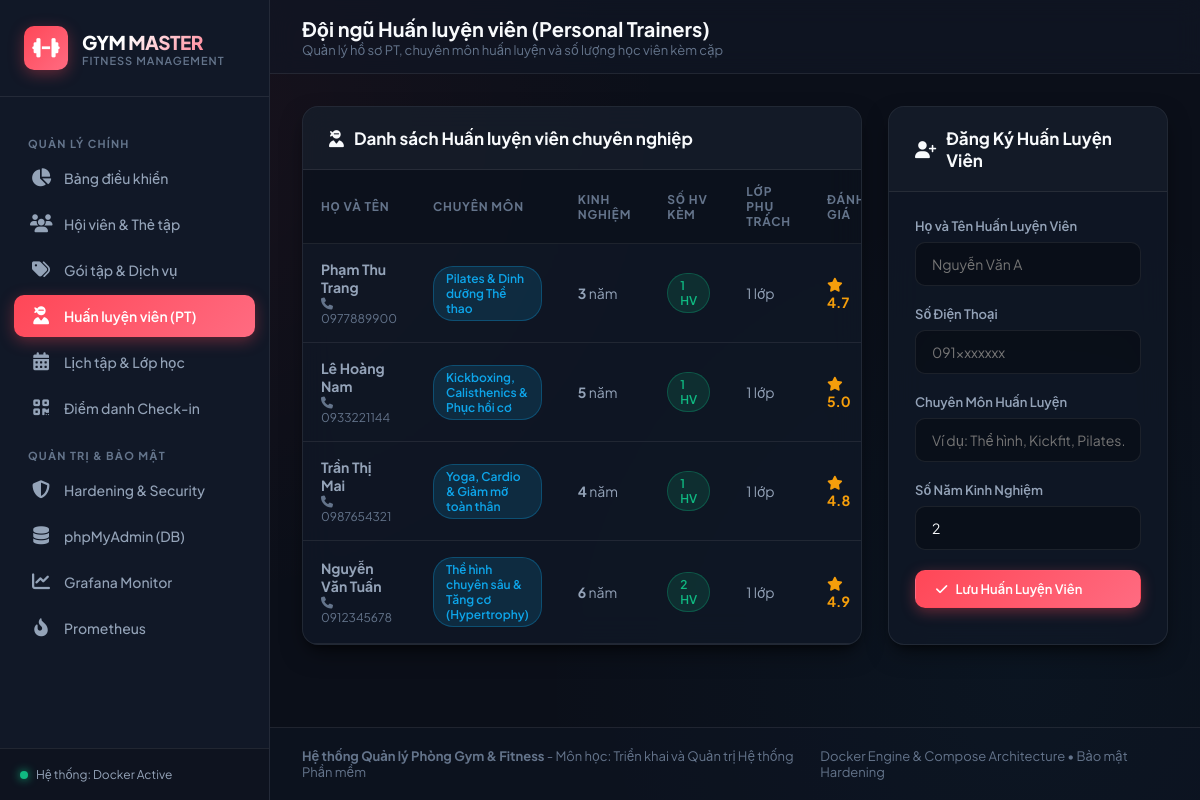
Screenshot of /trainers.php with the database file from the repository.
### tables this page shows
CREATE TABLE IF NOT EXISTS `trainers` (
    `id` INT AUTO_INCREMENT PRIMARY KEY,
    `full_name` VARCHAR(100) NOT NULL,
    `phone` VARCHAR(20) NOT NULL,
    `specialty` VARCHAR(100) NOT NULL,
    `experience_years` INT DEFAULT 1,
    `rating` DECIMAL(2, 1) DEFAULT 5.0,
    `status` ENUM('active', 'inactive') DEFAULT 'active',
    `created_at` TIMESTAMP DEFAULT CURRENT_TIMESTAMP
);

### src/trainers.php (the view, shortened to what this page needs)
<?php
require_once __DIR__ . '/config/database.php';
$trainers = $pdo->query("
    SELECT t.*,
           COUNT(DISTINCT m.id) AS trainee_count,
           COUNT(DISTINCT s.id) AS class_count
    FROM trainers t
    LEFT JOIN members m ON t.id = m.trainer_id
    LEFT JOIN schedules s ON t.id = s.trainer_id
    GROUP BY t.id
    ORDER BY t.id DESC
")->fetchAll();
include __DIR__ . '/includes/header.php';
include __DIR__ . '/includes/sidebar.php';
?>
<div class="main-wrapper">
    <header class="topbar">
        <div class="page-title">
            <h2>Đội ngũ Huấn luyện viên (Personal Trainers)</h2>
            <p>Quản lý hồ sơ PT, chuyên môn huấn luyện và số lượng học viên kèm cặp</p>
        </div>
    </header>
    <main class="content-container">
        <div style="display: grid; grid-template-columns: 2fr 1fr; gap: 26px;">
            <div class="card">
                <div class="card-header">
                    <h3><i class="fa-solid fa-user-ninja"></i> Danh sách Huấn luyện viên chuyên nghiệp</h3>
                </div>
                <div class="card-body" style="padding:0;">
                    <div class="table-responsive">
                        <table class="data-table">
                            <thead>
                                <tr>
                                    <th>Họ và Tên</th>
                                    <th>Chuyên môn</th>
                                    <th>Kinh nghiệm</th>
                                    <th>Số HV kèm</th>
                                    <th>Lớp phụ trách</th>
                                    <th>Đánh giá</th>
                                </tr>
                            </thead>
                            <tbody>
                                <?php foreach ($trainers as $t): ?>
                                <tr>
                                    <td>
                                        <strong><?php echo htmlspecialchars($t['full_name']); ?></strong>
                                        <div style="font-size:12px; color:var(--text-muted);"><i class="fa-solid fa-phone"></i> <?php echo htmlspecialchars($t['phone']); ?></div>
                                    </td>
                                    <td><span class="pill pill-info"><?php echo htmlspecialchars($t['specialty']); ?></span></td>
                                    <td><strong><?php echo $t['experience_years']; ?></strong> năm</td>
                                    <td><span class="pill pill-success"><?php echo $t['trainee_count']; ?> HV</span></td>
                                    <td><?php echo $t['class_count']; ?> lớp</td>
                                    <td><strong style="color:var(--warning);"><i class="fa-solid fa-star"></i> <?php echo $t['rating']; ?></strong></td>
                                </tr>
                                <?php endforeach; ?>
                            </tbody>
                        </table>
                    </div>
                </div>
            </div>
            <div class="card">
                <div class="card-header">
                    <h3><i class="fa-solid fa-user-plus"></i> Đăng Ký Huấn Luyện Viên</h3>
                </div>
                <div class="card-body">
                    <form action="/trainers.php" method="POST">
                        <div class="form-group">
                            <label>Họ và Tên Huấn Luyện Viên</label>
                            <input type="text" name="full_name" class="form-control" placeholder="Nguyễn Văn A" required>
                        </div>
                        <div class="form-group">
                            <label>Số Điện Thoại</label>
                            <input type="text" name="phone" class="form-control" placeholder="091xxxxxxx" required>
                        </div>
                        <div class="form-group">
                            <label>Chuyên Môn Huấn Luyện</label>
                            <input type="text" name="specialty" class="form-control" placeholder="Ví dụ: Thể hình, Kickfit, Pilates..." required>
                        </div>
                        <div class="form-group">
                            <label>Số Năm Kinh Nghiệm</label>
                            <input type="number" name="experience_years" min="1" max="40" class="form-control" value="2" required>
                        </div>
                        <button type="submit" class="btn btn-primary" style="width: 100%;">
                            <i class="fa-solid fa-check"></i> Lưu Huấn Luyện Viên
                        </button>
                    </form>
                </div>
            </div>
        </div>
    </main>
<?php include __DIR__ . '/includes/footer.php'; ?>

### src/assets/css/style.css (style rules this page uses)
:root { --bg-primary: #0b0f19; --bg-secondary: #111827; --bg-card: rgba(17, 24, 39, 0.75); --bg-hover: rgba(31, 41, 55, 0.7); --border-color: rgba(255, 255, 255, 0.08); --border-focus: #ff4757; --text-primary: #f8fafc; --text-secondary: #94a3b8; --text-muted: #64748b; --accent-primary: #ff4757; --accent-glow: rgba(255, 71, 87, 0.35); --accent-gradient: linear-gradient(135deg, #ff4757 0%, #ff6b81 100%); --success: #10b981; --success-bg: rgba(16, 185, 129, 0.15); --warning: #f59e0b; --warning-bg: rgba(245, 158, 11, 0.15); --danger: #ef4444; --danger-bg: rgba(239, 68, 68, 0.15); --info: #0ea5e9; --info-bg: rgba(14, 165, 233, 0.15); --sidebar-width: 270px; --shadow-card: 0 10px 25px -5px rgba(0, 0, 0, 0.5), 0 8px 10px -6px rgba(0, 0, 0, 0.5); --radius-lg: 16px; --radius-md: 10px; --radius-sm: 6px; --transition: all 0.25s cubic-bezier(0.4, 0, 0.2, 1); }
* { margin: 0; padding: 0; box-sizing: border-box; font-family: 'Plus Jakarta Sans', -apple-system, BlinkMacSystemFont, sans-serif; }
body { background-color: var(--bg-primary); color: var(--text-primary); min-height: 100vh; display: flex; overflow-x: hidden; background-image: radial-gradient(circle at 15% 15%, rgba(255, 71, 87, 0.05) 0%, transparent 40%), radial-gradient(circle at 85% 85%, rgba(14, 165, 233, 0.04) 0%, transparent 40%); background-attachment: fixed; }
.main-wrapper { margin-left: var(--sidebar-width); flex: 1; display: flex; flex-direction: column; min-height: 100vh; }
.topbar { height: 74px; background: rgba(17, 24, 39, 0.6); backdrop-filter: blur(12px); border-bottom: 1px solid var(--border-color); display: flex; align-items: center; justify-content: space-between; padding: 0 32px; position: sticky; top: 0; z-index: 90; }
.page-title h2 { font-size: 20px; font-weight: 700; color: var(--text-primary); }
.page-title p { font-size: 13px; color: var(--text-muted); }
.content-container { padding: 32px; flex: 1; }
.card { background: var(--bg-card); border: 1px solid var(--border-color); border-radius: var(--radius-lg); box-shadow: var(--shadow-card); backdrop-filter: blur(16px); margin-bottom: 30px; overflow: hidden; }
.card-header { padding: 20px 26px; border-bottom: 1px solid var(--border-color); display: flex; justify-content: space-between; align-items: center; background: rgba(255, 255, 255, 0.02); }
.card-header h3 { font-size: 17px; font-weight: 700; color: var(--text-primary); display: flex; align-items: center; gap: 10px; }
.card-body { padding: 26px; }
.table-responsive { overflow-x: auto; }
.data-table { width: 100%; border-collapse: collapse; text-align: left; }
.data-table th { padding: 14px 18px; font-size: 12px; font-weight: 700; text-transform: uppercase; letter-spacing: 0.8px; color: var(--text-muted); background: rgba(0, 0, 0, 0.2); border-bottom: 1px solid var(--border-color); }
.data-table td { padding: 16px 18px; font-size: 14px; color: var(--text-secondary); border-bottom: 1px solid var(--border-color); vertical-align: middle; }
.btn { display: inline-flex; align-items: center; gap: 8px; padding: 10px 20px; border-radius: var(--radius-md); font-size: 13px; font-weight: 600; text-decoration: none; cursor: pointer; border: 1px solid transparent; transition: var(--transition); }
.btn-primary { background: var(--accent-gradient); color: white; box-shadow: 0 4px 14px var(--accent-glow); }
.form-group { margin-bottom: 20px; }
.form-group label { display: block; font-size: 13px; font-weight: 600; color: var(--text-secondary); margin-bottom: 8px; }
.form-control { width: 100%; padding: 12px 16px; background: rgba(0, 0, 0, 0.3); border: 1px solid var(--border-color); border-radius: var(--radius-md); color: var(--text-primary); font-size: 14px; transition: var(--transition); }
.pill { padding: 4px 12px; border-radius: 20px; font-size: 12px; font-weight: 600; display: inline-block; }
.pill-success { background: var(--success-bg); color: var(--success); border: 1px solid rgba(16, 185, 129, 0.3); }
.pill-info { background: var(--info-bg); color: var(--info); border: 1px solid rgba(14, 165, 233, 0.3); }

### rows the page displays
trainers: full_name "Phạm Thu Trang", phone "0977889900", specialty "Pilates & Dinh dưỡng Thể thao", experience_years "3", trainee_count "1", class_count "1", rating "4.7"
trainers: full_name "Lê Hoàng Nam", phone "0933221144", specialty "Kickboxing, Calisthenics & Phục hồi cơ", experience_years "5", trainee_count "1", class_count "1", rating "5.0"
trainers: full_name "Trần Thị Mai", phone "0987654321", specialty "Yoga, Cardio & Giảm mỡ toàn thân", experience_years "4", trainee_count "1", class_count "1", rating "4.8"
trainers: full_name "Nguyễn Văn Tuấn", phone "0912345678", specialty "Thể hình chuyên sâu & Tăng cơ (Hypertrophy)", experience_years "6", trainee_count "2", class_count "1", rating "4.9"
